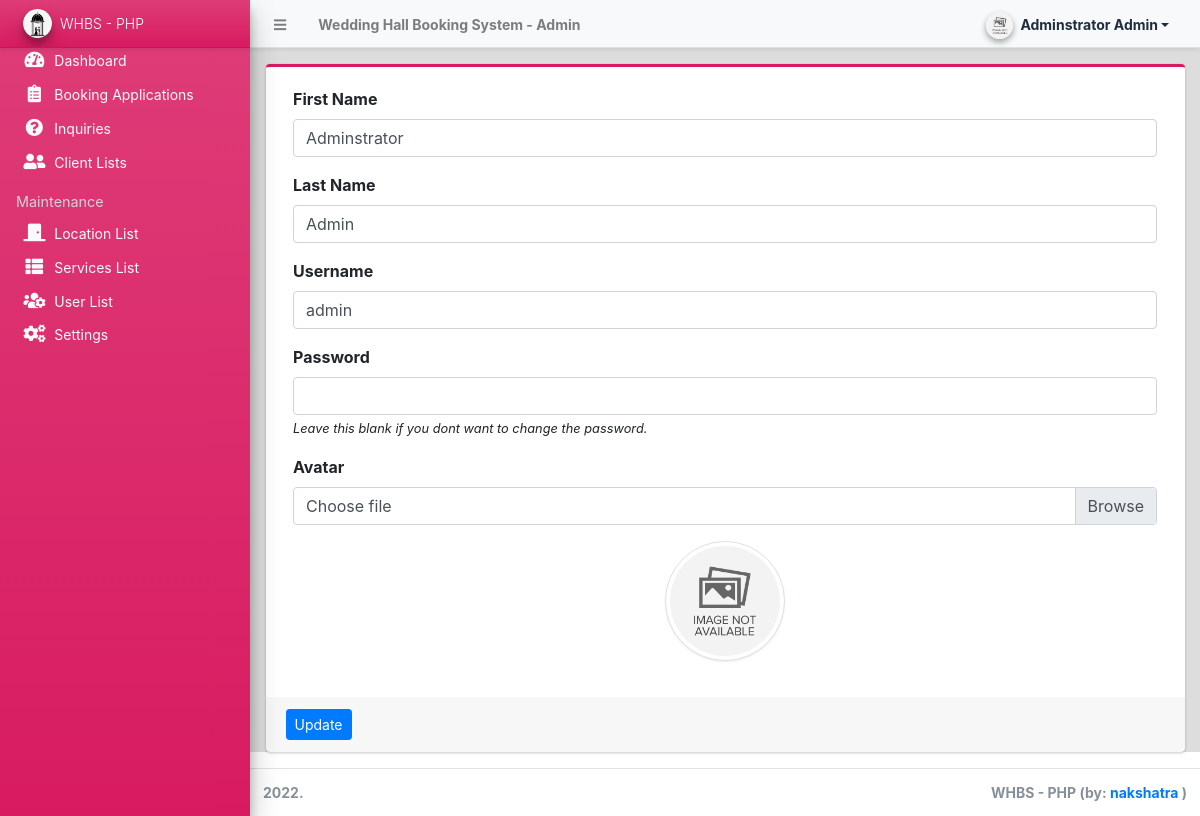
The app's page /admin/?page=user (signed in) with its own data.
### tables this page shows
CREATE TABLE `users` (
  `id` int(50) NOT NULL,
  `firstname` varchar(250) NOT NULL,
  `middlename` text DEFAULT NULL,
  `lastname` varchar(250) NOT NULL,
  `username` text NOT NULL,
  `password` text NOT NULL,
  `avatar` text DEFAULT NULL,
  `last_login` datetime DEFAULT NULL,
  `type` tinyint(1) NOT NULL DEFAULT 0,
  `status` int(1) NOT NULL DEFAULT 1 COMMENT '0=not verified, 1 = verified',
  `date_added` datetime NOT NULL DEFAULT current_timestamp(),
  `date_updated` datetime DEFAULT NULL ON UPDATE current_timestamp()
);

### classes/DBConnection.php (called while the page is built, shortened)
<?php
class DBConnection{
    private $host = DB_SERVER;
    private $username = DB_USERNAME;
    private $password = DB_PASSWORD;
    private $database = DB_NAME;
    public $conn;
    public function __construct(){
        if (!isset($this->conn)) {
            $this->conn = new mysqli($this->host, $this->username, $this->password, $this->database);
        }
    }
}
?>

### classes/SystemSettings.php (called while the page is built, shortened)
<?php
class SystemSettings extends DBConnection{
	function userdata($field = ''){
		if(!empty($field)){
			if(isset($_SESSION['userdata'][$field]))
				return $_SESSION['userdata'][$field];
			else
				return null;
		}else{
			return false;
		}
	}
}
$_settings = new SystemSettings();
?>

### config.php (called while the page is built, shortened)
<?php
require_once('classes/DBConnection.php');
require_once('classes/SystemSettings.php');
function validate_image($file){
	if(!empty($file)){
        $ex = explode('?',$file);
        $file = $ex[0];
        $param =  isset($ex[1]) ? '?'.$ex[1]  : '';
		if(is_file(base_app.$file)){
			return base_url.$file.$param;
		}else{
			return base_url.'dist/img/no-image-available.png';
		}
	}else{
		return base_url.'dist/img/no-image-available.png';
	}
}
?>

### admin/user/index.php (the view, shortened to what this page needs)
<?php
$user = $conn->query("SELECT * FROM users where id ='".$_settings->userdata('id')."'");
foreach($user->fetch_array() as $k =>$v){
	$meta[$k] = $v;
}
?>
<div class="card card-outline card-maroon">
	<div class="card-body">
		<div class="container-fluid">
			<form action="" id="manage-user">
				<div class="form-group">
					<label for="name">First Name</label>
					<input type="text" name="firstname" id="firstname" class="form-control" value="<?php echo isset($meta['firstname']) ? $meta['firstname']: '' ?>" required>
				</div>
				<div class="form-group">
					<label for="name">Last Name</label>
					<input type="text" name="lastname" id="lastname" class="form-control" value="<?php echo isset($meta['lastname']) ? $meta['lastname']: '' ?>" required>
				</div>
				<div class="form-group">
					<label for="username">Username</label>
					<input type="text" name="username" id="username" class="form-control" value="<?php echo isset($meta['username']) ? $meta['username']: '' ?>" required  autocomplete="off">
				</div>
				<div class="form-group">
					<label for="password">Password</label>
					<input type="password" name="password" id="password" class="form-control" value="" autocomplete="off">
					<small><i>Leave this blank if you dont want to change the password.</i></small>
				</div>
				<div class="form-group">
					<label for="" class="control-label">Avatar</label>
					<div class="custom-file">
		              <label class="custom-file-label" for="customFile">Choose file</label>
		            </div>
				</div>
				<div class="form-group d-flex justify-content-center">
					<img src="<?php echo validate_image(isset($meta['avatar']) ? $meta['avatar'] :'') ?>" alt="" id="cimg" class="img-fluid img-thumbnail">
				</div>
			</form>
		</div>
	</div>
	<div class="card-footer">
			<div class="col-md-12">
				<div class="row">
					<button class="btn btn-sm btn-primary" form="manage-user">Update</button>
				</div>
			</div>
		</div>
</div>

### admin/user/index.php (style rules this page uses)
img#cimg { height: 15vh; width: 15vh; object-fit: cover; border-radius: 100% 100%; }

### records on screen
users: firstname "Adminstrator", lastname "Admin", username "admin"

### other values on screen
$_settings->info('name') "Wedding Hall Booking System"
$_settings->userdata('firstname').' '.$_settings->userdata('lastname') "Adminstrator Admin"
$_settings->info('short_name') "WHBS - PHP"
